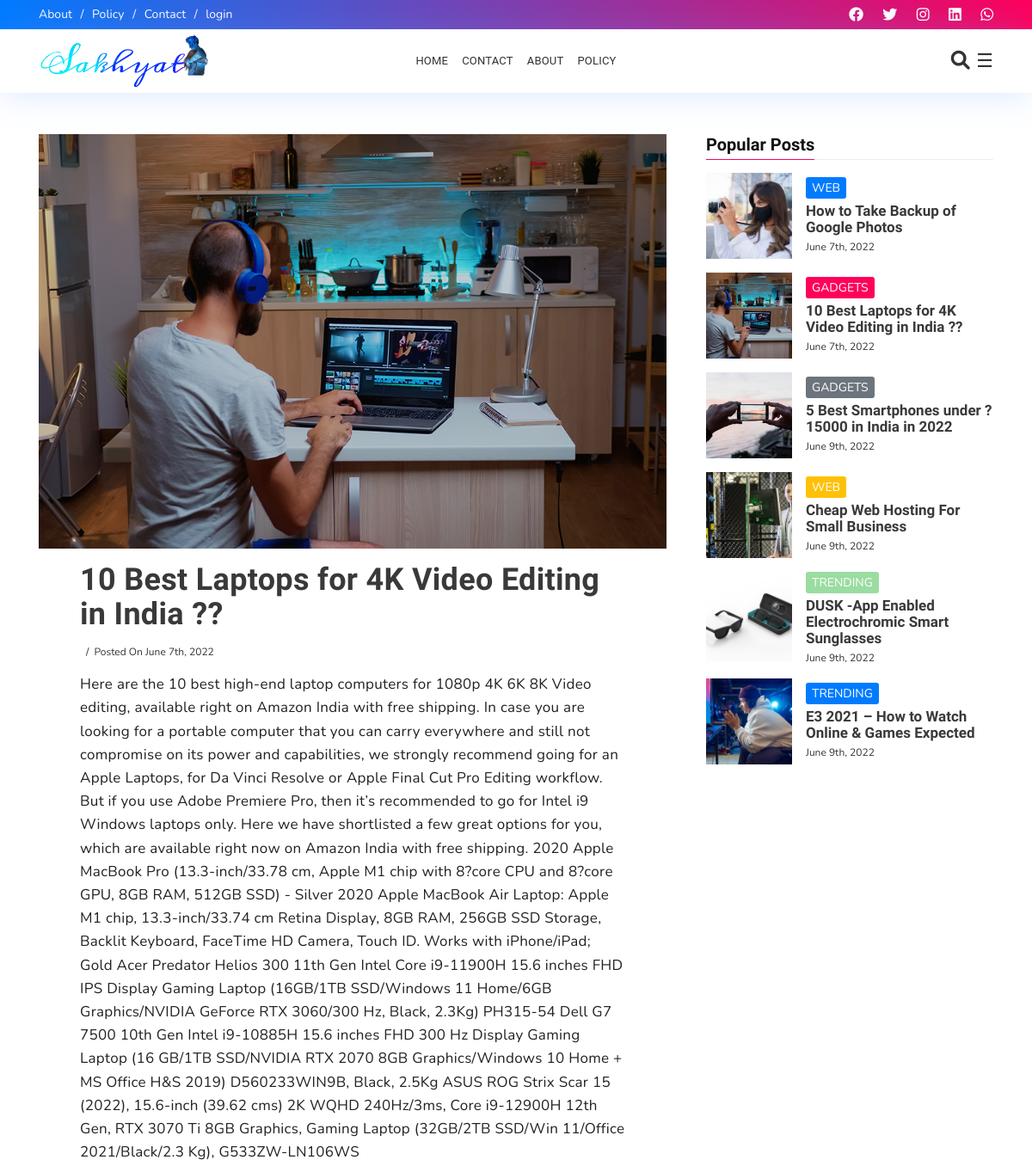
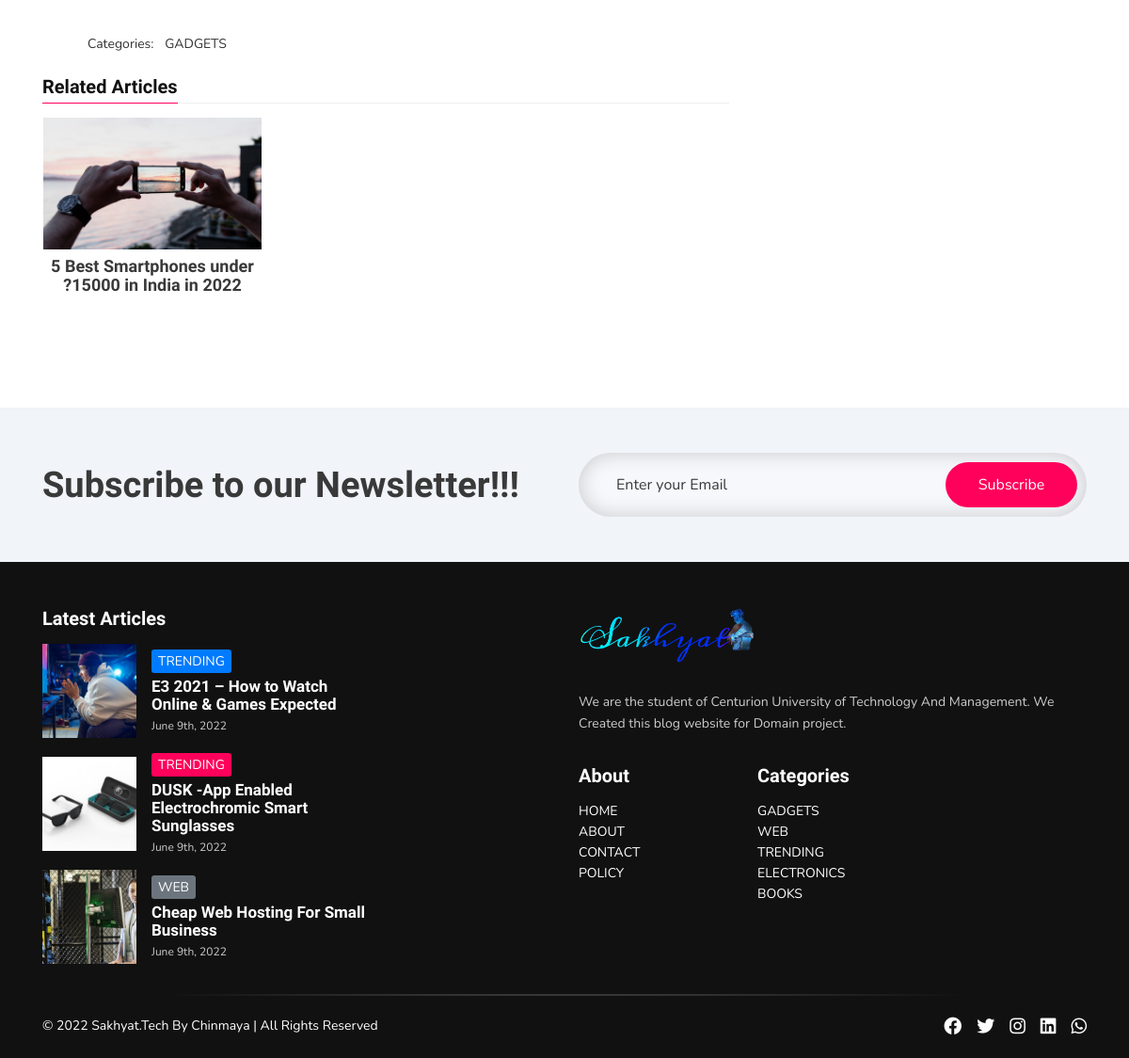
/post.php?id=2, run on the app's committed database (2 pictures, top to bottom).
### tables this page shows
CREATE TABLE `posts` (
  `id` int(11) NOT NULL,
  `title` text NOT NULL,
  `content` text NOT NULL,
  `created_at` timestamp NOT NULL DEFAULT current_timestamp(),
  `category_id` int(11) NOT NULL
);

CREATE TABLE `images` (
  `id` int(11) NOT NULL,
  `post_id` int(11) NOT NULL,
  `image` text NOT NULL
);

CREATE TABLE `category` (
  `id` int(11) NOT NULL,
  `name` varchar(200) NOT NULL
);

### post.php (the view, shortened to what the rows shown need)
<?php
    require('includes/database.php');
    require('includes/function.php');
?>
<!DOCTYPE html>
<html lang="en">
<head>
    <link href="./css/animate.min.css" rel="stylesheet" media="screen">
    <link href="./css/fonts.css" rel="stylesheet" media="screen">
    <link href="./css/bootstrap.min.css" rel="stylesheet" media="screen">
    <link href="./css/style.css" rel="stylesheet" media="screen">
    <link rel="stylesheet" href="https://cdnjs.cloudflare.com/ajax/libs/font-awesome/6.0.0-beta2/css/all.min.css"
 />
</head>
<body>
    <?php
        include_once('includes/navbar.php')
    ?>
    <div class="outer-wrapper my-5" id="outer-wrapper">
        <div class="container fbt-elastic-container">
            <div class="row justify-content-center">
                <div class="fbt-main-wrapper col-lg-8 mb-5 mb-lg-0">
                    <div id="main-wrapper">
                        <div class="main-section" id="main_content">
                            <div class="blog-posts fbt-item-post-wrap">
                                <div class="blog-post fbt-item-post">
                                    <?php
                                        $post_id=$_GET['id'];
                                        $postQuery="SELECT * FROM posts WHERE id=$post_id";
                                        $runPQ=mysqli_query($db,$postQuery);
                                        $post=mysqli_fetch_assoc($runPQ);
                                    ?>
                                    <div class="featuredImageContainer">
                                        <div class="fbt-item-thumbnail">
                                            <?php
                                                    $post_images=getImagesByPost($db,$post['id']);
                                                    ?>
                                            <img alt="" class="post-thumbnail lazyloaded"
                                                data-src="images/<?=$post_images ?>" src="images/<?=$post_images ?>">
                                        </div>
                                        <div class="fbt-item-caption mt-3 px-5">
                                            <h1 class="post-title">
                                                <?=$post['title']?>
                                            </h1>
                                            <div class="item-post-meta mt-3">
                                                <div class="post-meta mb-3">
                                                    <span class="post-author"></span>
                                                    <span class="post-date published">
                                                        Posted On
                                                        <?=date('F jS, Y',strtotime($post['created_at']))?>
                                                    </span>
                                                </div>
                                            </div>
                                        </div>
                                    </div>
                                    <div class="post-body post-content px-5">
                                        <p>
                                            <?=$post['content']?>
                                        </p>
                                    </div>
                                    <div class="post-footer">
                                        <div class="row justify-content-center">
                                            <div class="col-lg-12">
                                                <div class="row align-items-center my-4">
                                                    <div class="col-xl-7 text-center text-xl-left mb-3 mb-xl-0">
                                                        <div class="post-labels pl-xl-5">
                                                            <span class="mr-2">Categories:</span>
                                                            <span class="label-head Label">
                                                                <?=getCategory($db,$post['category_id'])?>
                                                            </span>
                                                        </div>
                                                    </div>
                                                </div>
                                            </div>
                                        </div>
                                        <div class="fbt-rel-post-wrapper mb-5">
                                            <div id="related-posts">
                                                <div class="row px-2">
                                                    <?php
                                                        $pquery="SELECT * FROM posts WHERE category_id={$post['category_id']} ORDER BY id DESC";
                                                        $prun=mysqli_query($db,$pquery);
                                                        while($rpost=mysqli_fetch_assoc($prun)){
                                                            $rpost_images=getImagesByPost($db,$rpost['id']);
                                                            if($rpost['id']==$post_id){
                                                                continue;
                                                            }
                                                            ?>
                                                    <div class="col-xl-4 col-lg-6 col-md-4 col-sm-6 mb-4 rp-item px-2">
                                                        <div class="fbt-post-thumbnail">
                                                            <a href="post.php?id=<?=$rpost['id']?>">
                                                                <img alt="" class="post-thumbnail lazyloaded"
                                                                    data-src="images/<?=$rpost_images ?>"
                                                                    src="images/<?=$rpost_images ?>">
                                                            </a>
                                                        </div>
                                                        <div class="fbt-post-caption text-center mt-2 px-2">
                                                            <h5>
                                                                <a href="post.php?id=<?=$rpost['id']?>">
                                                                    <?=$rpost['title']?>
                                                                </a>
                                                            </h5>
                                                        </div>
                                                    </div>
                                                    <?php
                                                        }
                                                    ?>
                                                </div>
                                            </div>
                                        </div>
                                    </div>
                                </div>
                            </div>
                        </div>
                    </div>
                </div>
                <?php
                        include_once('includes/sidebar.php')
                    ?>
            </div>
        </div>
    </div>
    <?php
            include_once('includes/newsletter.php')
        ?>
    <?php
            include_once('includes/footer.php')
         ?>
    </div>
</body>
</html>

### includes/sidebar.php (shortened to what the rows shown need)
<div class="fbt-main-sidebar col-lg-4">
                        <div class="fbt-main-sidebar__content h-100 pl-lg-3">
                            <div class="widget fbt_list_posts mb-5">
                                <div class="widget-content">
                                    <?php
                                        $postQuery="SELECT * FROM posts LIMIT 10";
                                        $runPQ=mysqli_query($db,$postQuery);
                                        while($post=mysqli_fetch_assoc($runPQ)){
                                            $post_images=getImagesByPost($db,$post['id']);
                                            ?>
                                                <article class="post mb-3">
                                                    <div class="post-content media align-items-center">
                                                        <div class="fbt-item-thumbnail clearfix">
                                                            <a href="post.php?id=<?=$post['id']?>">
                                                                <img alt="" class="post-thumbnail lazyloaded" data-src="images/<?=$post_images ?>"
                                                                    src="images/<?=$post_images ?>">
                                                            </a>
                                                        </div>
                                                        <div class="ml-3 fbt-title-caption media-body">
                                                            <span class="pp-post-tag"><?=getCategory($db,$post['category_id'])?></span>
                                                            <h3 class="post-title">
                                                                <a href="post.php?id=<?=$post['id']?>"><?=$post['title']?></a>
                                                            </h3>
                                                            <div class="post-meta">
                                                                <span class="post-date published"><?=date('F jS, Y',strtotime($post['created_at']))?></span>
                                                            </div>
                                                        </div>
                                                    </div>
                                                </article>
                                            <?php
                                        }
                                    ?>
                                </div>
                            </div>
                        </div>
                    </div>

### includes/footer.php (shortened to what the rows shown need)
<div class="footer-dark footer-black pt-5" id="footer-content">
            <div class="container pb-4">
                <div class="row clearfix">
                    <div class="col-lg-4">
                        <div class="footer-1 section">
                            <div class="fbt_list_posts">
                                <div class="widget-content">
                                    <?php
                                        $postQuery="SELECT * FROM posts ORDER BY id DESC LIMIT 3";
                                        $runPQ=mysqli_query($db,$postQuery);
                                        while($post=mysqli_fetch_assoc($runPQ)){
                                            $post_images=getImagesByPost($db,$post['id']);
                                            ?>
                                                <article class="post mb-3">
                                                    <div class="post-content media align-items-center">
                                                        <div class="fbt-item-thumbnail clearfix">
                                                            <a href="post.php?id=<?=$post['id']?>">
                                                                <img alt="" class="post-thumbnail lazyloaded" data-src="images/<?=$post_images ?>"
                                                                    src="images/<?=$post_images?>">
                                                            </a>
                                                        </div>
                                                        <div class="ml-3 fbt-title-caption media-body">
                                                            <span class="pp-post-tag"><?=getCategory($db,$post['category_id'])?></span>
                                                            <h3 class="post-title">
                                                                <a href="post.php?id=<?=$post['id']?>">
                                                                <?=$post['title']?>
                                                                </a>
                                                            </h3>
                                                            <div class="post-meta">
                                                                <span class="post-date published"><?=date('F jS, Y',strtotime($post['created_at']))?></span>
                                                            </div>
                                                        </div>
                                                    </div>
                                                </article>
                                            <?php
                                        }
                                    ?>
                                </div>
                            </div>
                        </div>
                    </div>
                </div>
            </div>
        </div>

### data on the page
posts: id.image (picture), title "10 Best Laptops for 4K Video Editing in India ??", created_at "June 7th, 2022", content "Here are the 10 best high-end laptop computers for 1080p 4K 6K 8K Video editing, available right on Amazon India with free shipping. In case you are looking for a portable computer that you can carry everywhere and still not compromise on its power and capabilities, we strongly recommend going for an Apple Laptops, for Da Vinci Resolve or Apple Final Cut Pro Editing workflow. But if you use Adobe Premiere Pro, then it’s recommended to go for Intel i9 Windows laptops only. Here we have shortlisted a few great options for you, which are available right now on Amazon India with free shipping. 2020 Apple MacBook Pro (13.3-inch/33.78 cm, Apple M1 chip with 8?core CPU and 8?core GPU, 8GB RAM,…", category.name "GADGETS"
posts: id.image (picture), title "5 Best Smartphones under ?15000 in India in 2022", category.name "GADGETS", created_at "June 9th, 2022"
posts: id.image (picture), category.name "WEB", title "How to Take Backup of Google Photos", created_at "June 7th, 2022"
posts: id.image (picture), category.name "WEB", title "Cheap Web Hosting For Small Business", created_at "June 9th, 2022"
posts: id.image (picture), category.name "TRENDING", title "DUSK -App Enabled Electrochromic Smart Sunglasses", created_at "June 9th, 2022"
posts: id.image (picture), category.name "TRENDING", title "E3 2021 – How to Watch Online & Games Expected", created_at "June 9th, 2022"
